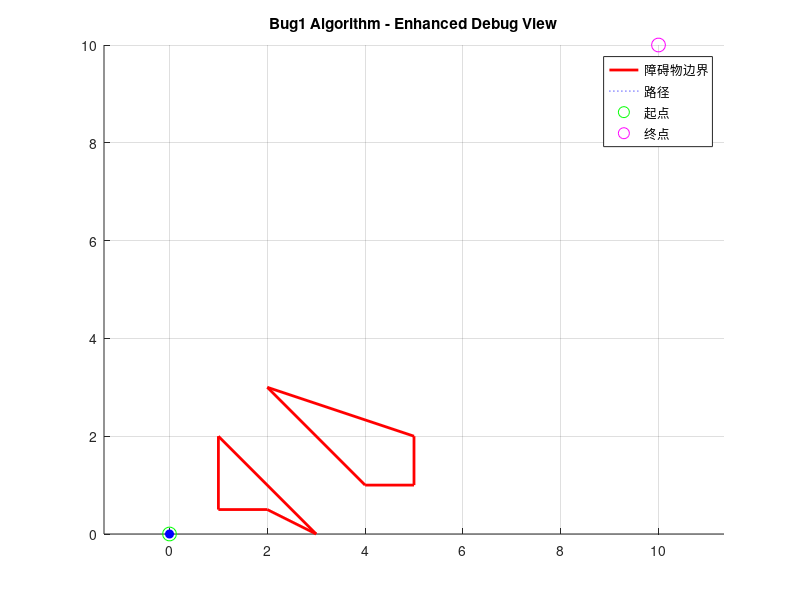

Reproduce this figure in MATLAB. (Note: this script raises an error after producing the figure.)
clear; close all; clc;

%% 初始化参数
start_point = [0, 0];       % 起始点
goal_point = [10, 10];      % 目标点
step_size = 0.05;           % 减小步长提高精度
tolerance = 0.2;            % 目标到达阈值
obstacle1 = [                % 非凸多边形测试
    1,0.5;
    1,2;
    3,0;
    2,0.5;
    1,0.5
            ]; 
obstacle2 = [
    4,1;
    2,3;
    5,2;
    5,1;
    4,1
            ];
obstaclelist = {obstacle1,obstacle2}; %每个障碍物由n个点顺时针排列，之后依次连接而成
%% 新增调试参数
debug_mode = true;           % 显示调试信息

%% 状态变量增强
current_pos = start_point;
path = start_point;
status = 'moving_to_goal';
circumvent_obstacle_num = 0;
%% 增强可视化
figure;
hold on;
h_obstacle1 = plot(obstacle1(:,1), obstacle1(:,2), 'r-', 'LineWidth', 2);
h_obstacle2 = plot(obstacle2(:,1), obstacle2(:,2), 'r-', 'LineWidth', 2);
h_start = plot(start_point(1), start_point(2), 'go', 'MarkerSize', 10);
h_goal = plot(goal_point(1), goal_point(2), 'mo', 'MarkerSize', 10);
h_robot = plot(current_pos(1), current_pos(2), 'bo', 'MarkerFaceColor', 'b');
h_path = plot(path(:,1), path(:,2), 'b:');
axis equal tight;
grid on;
title('Bug1 Algorithm - Enhanced Debug View');
legend([h_obstacle1,h_path,h_start,h_goal],'障碍物边界', '路径', '起点', '终点', 'Location', 'best');
while norm(current_pos - goal_point) > tolerance
    switch status
        case 'moving_to_goal'
            % 增强方向计算（增加微小扰动避免死锁）
            direction = goal_point - current_pos;
            if norm(direction) < eps
                break;
            end
            direction = direction / norm(direction) + randn(1,2)*0.001;
            
            % 增强碰撞检测
            [collision, new_pos] = checkCollision_pro(obstaclelist, current_pos, current_pos + step_size * direction);
            if collision
                status = 'circumvent_obstacle';
                circumvent_start = current_pos;
                min_dist_to_goal = Inf;
                boundary_memory = {current_pos}; % 初始化边界记忆
                full_circuit = false;
                path = [path; new_pos];
                current_pos = new_pos;
                collision_pos = current_pos;
                path_currentsize = size(path);
                collision_index = path_currentsize(1);
                cir_endindex =  collision_index;
                if debug_mode
                    fprintf('碰撞触发绕障 at [%.2f,%.2f]\n',...
                         current_pos(1), current_pos(2));
                end
            else
                new_pos = current_pos + step_size * direction;
                path = [path; new_pos];
                current_pos = new_pos;
            end
        case 'circumvent_obstacle'
            cir_endindex = cir_endindex + 1;
            if norm(goal_point, 2) >= norm(start_point, 2)
                if circumvent_obstacle_num == 0
                    [new_pos, last_close] = followBoundary(current_pos, obstacle1, step_size);
                elseif circumvent_obstacle_num == 1
                    [new_pos, last_close] = followBoundary(current_pos, obstacle2, step_size);
                end
            else
                if circumvent_obstacle_num == 0
                    [new_pos, last_close] = followBoundary(current_pos, obstacle2, step_size);
                elseif circumvent_obstacle_num == 1
                    [new_pos, last_close] = followBoundary(current_pos, obstacle1, step_size);
                end
            end

            if dist([new_pos(1) new_pos(2)],[collision_pos(1) collision_pos(2)]') < 0.05 && (cir_endindex - collision_index) > 5
                new_pos = collision_pos;
                path = [path; new_pos];
                current_pos = new_pos;
                %% 这个部分目前已经完成了循环一圈并返回起始碰撞点，
                % 下一步添加计算出距离终点最近点并更新路径，并切换至第一个状态
                status = 'moving_to_goal';
                if debug_mode
                    fprintf('完成绕障 at [%.2f,%.2f]\n',...
                         current_pos(1), current_pos(2));
                end
                circumvent_obstacle_num = circumvent_obstacle_num + 1;
                closeindex = calClosetPoint(goal_point, path);
                path = [path;path(collision_index:closeindex, :)];
                current_pos = path(end, :);
                new_pos = current_pos;
                if debug_mode
                    fprintf('障碍物%.d距离终点最近点 at [%.2f,%.2f]\n',...
                         circumvent_obstacle_num, path(closeindex, 1), path(closeindex, 2));
                end
            else
                path = [path; new_pos];
                current_pos = new_pos;
            end
            if norm(goal_point, 2) >= norm(start_point, 2)
                if circumvent_obstacle_num == 0
                    if ismember(new_pos, obstacle1)
                        path = rotationWithPoint(current_pos, obstacle1, step_size, path, last_close);
                        current_pos = path(end,:);
                    end
                elseif circumvent_obstacle_num == 1
                    if ismember(new_pos, obstacle2)
                        path = rotationWithPoint(current_pos, obstacle2, step_size, path, last_close);
                        current_pos = path(end,:);
                    end
                end
            else
                if circumvent_obstacle_num == 0
                    if ismember(new_pos, obstacle2)
                        path = rotationWithPoint(current_pos, obstacle2, step_size, path, last_close);
                        current_pos = path(end,:);
                    end
                elseif circumvent_obstacle_num == 1
                    if ismember(new_pos, obstacle1)
                        path = rotationWithPoint(current_pos, obstacle1, step_size, path, last_close);
                        current_pos = path(end,:);
                    end
                end
            end

    end
    % 实时可视化更新
    set(h_robot, 'XData', current_pos(1), 'YData', current_pos(2));
    set(h_path, 'XData', path(:,1), 'YData', path(:,2));
    title(sprintf('State: %s', status));
    
    drawnow limitrate;
end
current_pos = goal_point;
path = [path;current_pos];
set(h_robot, 'XData', current_pos(1), 'YData', current_pos(2));
set(h_path, 'XData', path(:,1), 'YData', path(:,2));
title(sprintf('State: %s', status));
drawnow limitrate;
goalindex_size = size(path);
goalindex = goalindex_size(1);
if debug_mode
        fprintf('历经%.d步到达终点\n',...
             goalindex);
end